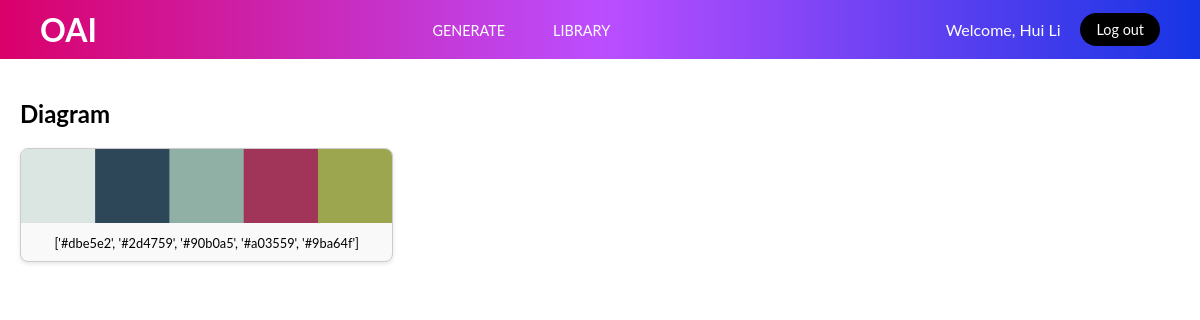
Before: /library/Diagram (signed in) with the older database file.
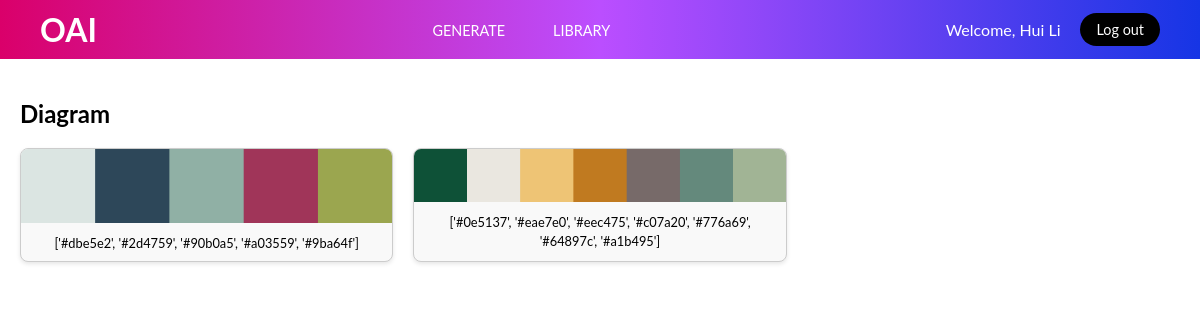
After: the same page with the newer database file.
### tables this page shows
CREATE TABLE categories (
    id INTEGER PRIMARY KEY AUTOINCREMENT,
    name TEXT UNIQUE NOT NULL
);

CREATE TABLE palettes (
    id INTEGER PRIMARY KEY AUTOINCREMENT,
    image_path TEXT NOT NULL,
    category_id INTEGER NOT NULL,
    colors TEXT NOT NULL,
timestamp DATETIME DEFAULT CURRENT_TIMESTAMP,
FOREIGN KEY (category_id) REFERENCES categories(id)
);

### app.py (the view)
@app.route('/library/<category_name>')
@login_required
def category_page(category_name):
    category = db.execute("SELECT * FROM categories WHERE name = ?", category_name)
    if not category:
        flash("Category not found!")
        return redirect(url_for('library'))
    category_id = category[0]["id"]
    palettes = db.execute("SELECT * FROM palettes WHERE category_id = ?", category_id)
    return render_template('category.html', category_name=category_name, palettes=palettes)

### app.py (called while the page is built)
@app.before_request
def load_logged_in_user():
    g.username = session.get("user_name")

### helpers.py (called while the page is built)
def login_required(f):
    @wraps(f)
    def decorated_function(*args, **kwargs):
        if "user_id" not in session:
            flash("Please log in to access this page.")
            return redirect(url_for('login'))
        return f(*args, **kwargs)
    return decorated_function

### templates/category.html (shortened to what this page needs)
{% extends "layout.html" %}
{% block content %}
<link rel="stylesheet" href="{{ url_for('static', filename='css/category.css') }}">
<section class="category-page">
    <header class="category-header">
        <h1>{{ category_name }}</h1>
    </header>
    <div class="categories-grid">
        {% for palette in palettes %}
        <div class="category-item">
            <div class="palette-container">
                <img src="{{ url_for('static', filename=palette.image_path) }}" alt="Palette Image">
            </div>
            <p> {{ palette['colors'] }}</p>
        </div>
        {% endfor %}
    </div>
</section>
{% endblock %}

### templates/layout.html (shortened to what this page needs)
<!DOCTYPE html>
<html lang="en">
<head>
    <link href="https://cdnjs.cloudflare.com/ajax/libs/font-awesome/6.0.0-beta3/css/all.min.css" rel="stylesheet">
    <link rel="stylesheet" href="{{ url_for('static', filename='css/layout.css') }}">
</head>
<body>
    <nav>
        <div class="logo">
            <a href="{{ url_for('index') }}">OAI</a>
        </div>
        <ul>
            <li><a href="{{ url_for('generate') }}" data-page="generate">Generate</a></li>
            <li><a href="{{ url_for('library') }}" data-page="library">Library</a></li>
        </ul>
        <div class="auth-buttons">
            {% if g.username %}
                <span class="user-info">Welcome, {{ g.username }}</span>
                <a href="{{ url_for('logout') }}" class="logout-btn">Log out</a>
            {% else %}
                <a href="{{ url_for('signup') }}" class="signup-btn">Sign up</a>
                <a href="{{ url_for('login') }}" class="login-btn">Log in</a>
            {% endif %}
        </div>
    </nav>
    <div>
        {% block content %}{% endblock %}
    </div>
</body>
</html>

### static/css/layout.css (style rules this page uses)
:root { --p: #da006a; --b: #1635e5; --dark: #000; --white: #ffffff; --light: #ccc; --gray: #696969; }
body, html { margin: 0; padding: 0; height: 100%; width: 100%; font-family: 'Lato', sans-serif; display: flex; flex-direction: column; }
nav { display: flex; justify-content: space-between; align-items: center; background: linear-gradient(90deg, var(--p), #bb4eff, var(--b)); padding: 10px 40px; position: sticky; font-size: 1rem; top: 0; z-index: 1000; }
nav .logo a { text-decoration: none; font-size: 2rem; font-weight: bold; color: var(--white); }
nav ul { list-style-type: none; display: flex; margin: 0; padding: 0; }
nav ul li { margin: 0 1.5rem; }
nav ul li a { text-decoration: none; text-transform: uppercase; color: var(--white); font-size: 0.9rem; }
nav .auth-buttons { display: flex; align-items: center; gap: 10px; }
nav .auth-buttons .login-btn, nav .auth-buttons .logout-btn { text-decoration: none; color: var(--white); background-color: var(--dark); padding: 8px 16px; border-radius: 20px; font-size: 0.9rem; transition: background-color 0.3s ease; }
.user-info { font-size: 16px; margin-right: 10px; cursor: pointer; color: var(--white); }

### static/css/category.css (style rules this page uses)
.category-page { padding: 20px; font-family: 'Lato', sans-serif; }
.categories-grid { display: grid; grid-template-columns: repeat(auto-fill, minmax(18rem, 1fr)); gap: 20px; }
.category-item { border: 1px solid #ccc; border-radius: 8px; overflow: hidden; text-align: center; box-shadow: 0px 2px 4px rgba(0, 0, 0, 0.1); background-color: #f9f9f9; }
.category-item p { font-size: 0.8rem; line-height: 1.2rem; margin: 0.5rem 1rem; }
.palette-container { position: relative; overflow: visible; }
.palette-container img { width: 100%; height: auto; transition: transform 0.2s ease; }

Changed rows visible on the page:
added palettes: image_path (picture), colors "['#0e5137', '#eae7e0', '#eec475', '#c07a20', '#776a69', '#64897c', '#a1b495']"
